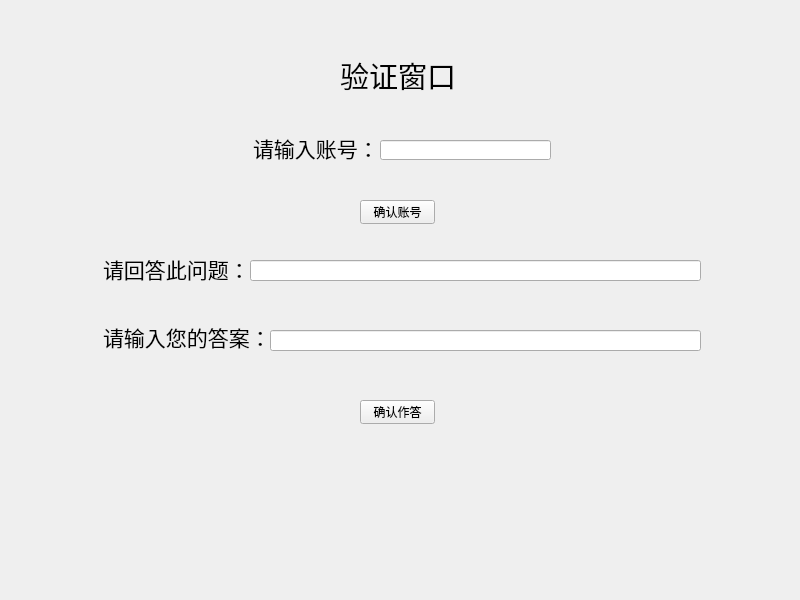
<?xml version="1.0" encoding="UTF-8"?>
<ui version="4.0">
 <class>forget_pw</class>
 <widget class="QWidget" name="forget_pw">
  <property name="geometry">
   <rect>
    <x>0</x>
    <y>0</y>
    <width>800</width>
    <height>600</height>
   </rect>
  </property>
  <property name="windowTitle">
   <string>Form</string>
  </property>
  <widget class="QLabel" name="label">
   <property name="geometry">
    <rect>
     <x>103</x>
     <y>238</y>
     <width>151</width>
     <height>61</height>
    </rect>
   </property>
   <property name="font">
    <font>
     <family>微软雅黑</family>
     <pointsize>16</pointsize>
    </font>
   </property>
   <property name="text">
    <string>请回答此问题：</string>
   </property>
  </widget>
  <widget class="QLineEdit" name="question_edit">
   <property name="geometry">
    <rect>
     <x>250</x>
     <y>260</y>
     <width>451</width>
     <height>21</height>
    </rect>
   </property>
  </widget>
  <widget class="QLabel" name="label_2">
   <property name="geometry">
    <rect>
     <x>103</x>
     <y>321</y>
     <width>161</width>
     <height>31</height>
    </rect>
   </property>
   <property name="font">
    <font>
     <family>微软雅黑</family>
     <pointsize>16</pointsize>
    </font>
   </property>
   <property name="text">
    <string>请输入您的答案：</string>
   </property>
  </widget>
  <widget class="QLineEdit" name="answer_edit">
   <property name="geometry">
    <rect>
     <x>270</x>
     <y>330</y>
     <width>431</width>
     <height>21</height>
    </rect>
   </property>
  </widget>
  <widget class="QPushButton" name="confirm_answer_button">
   <property name="geometry">
    <rect>
     <x>360</x>
     <y>400</y>
     <width>75</width>
     <height>24</height>
    </rect>
   </property>
   <property name="text">
    <string>确认作答</string>
   </property>
  </widget>
  <widget class="QLabel" name="label_3">
   <property name="geometry">
    <rect>
     <x>340</x>
     <y>50</y>
     <width>121</width>
     <height>51</height>
    </rect>
   </property>
   <property name="font">
    <font>
     <family>华文琥珀</family>
     <pointsize>22</pointsize>
    </font>
   </property>
   <property name="text">
    <string>验证窗口</string>
   </property>
  </widget>
  <widget class="QLabel" name="label_4">
   <property name="geometry">
    <rect>
     <x>253</x>
     <y>127</y>
     <width>131</width>
     <height>41</height>
    </rect>
   </property>
   <property name="font">
    <font>
     <family>微软雅黑</family>
     <pointsize>16</pointsize>
    </font>
   </property>
   <property name="text">
    <string>请输入账号：</string>
   </property>
  </widget>
  <widget class="QLineEdit" name="account_line_edit">
   <property name="geometry">
    <rect>
     <x>380</x>
     <y>140</y>
     <width>171</width>
     <height>20</height>
    </rect>
   </property>
  </widget>
  <widget class="QPushButton" name="confirm_account_button">
   <property name="geometry">
    <rect>
     <x>360</x>
     <y>200</y>
     <width>75</width>
     <height>24</height>
    </rect>
   </property>
   <property name="text">
    <string>确认账号</string>
   </property>
  </widget>
 </widget>
 <resources/>
 <connections/>
</ui>
